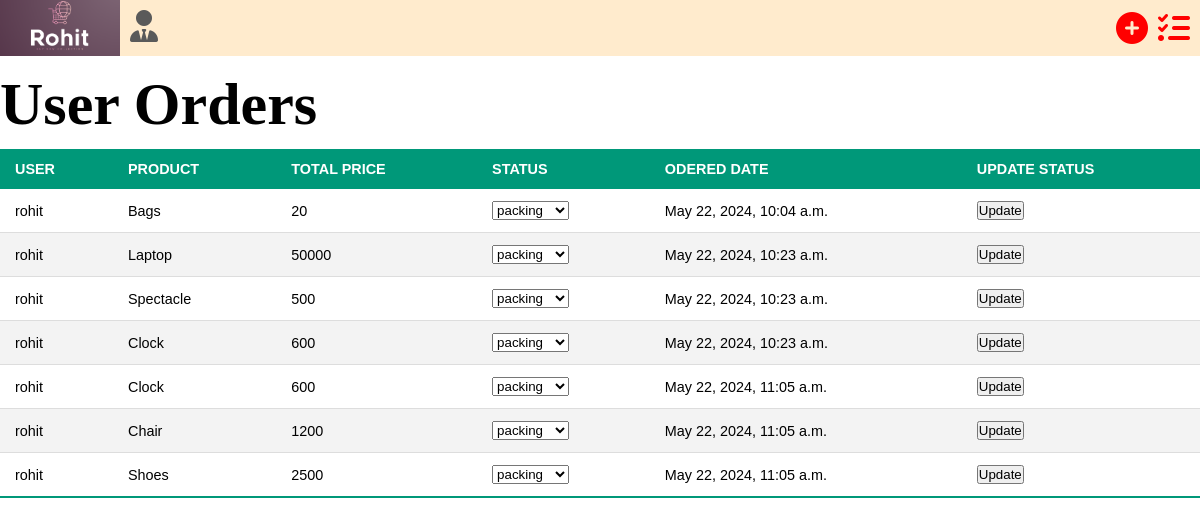
The page /admin_panal/orders/ (signed in) on the database its author committed.
### e_commerce_site/models.py (models this page shows)
class ordered(models.Model):
    user = models.ForeignKey(User, on_delete=models.CASCADE)
    product=models.ForeignKey(product_management,on_delete=models.CASCADE)
    total_price=models.IntegerField()
    choice=[
        ('cancel','cancel'),
        ('packing','packing'),
        ('shipping','shipping'),
        ('delivered','delivered')
    ]
    status=models.CharField(max_length=30,choices=choice)
    ordered = models.DateTimeField(auto_now_add=True)

class product_management(models.Model):
    name=models.CharField(max_length=50,null=False)
    description=models.CharField(max_length=500,null=False)
    price=models.IntegerField(null=False)
    quantity=models.IntegerField(null=False)
    image=models.ImageField(upload_to='image/',null=False)
    def __str__(self):
        return self.name

### e_commerce_site/views.py (the view, shortened to what this page needs)
# urls.py: path('admin_panal/orders/',admin_order.as_view(),name='admin_orders'),
class admin_order(View):
    def get(self,request):
        try:
            if not request.user.is_superuser or not request.user.is_staff:
                return redirect('login')
            obj = ordered.objects.all()
            return render(request,'admin_orders.html',{'data':obj})
        except Exception as e:
            return HttpResponse(e)

### templates/admin_orders.html (shortened to what this page needs)
<!DOCTYPE html>
<html lang="en">
<head>
<link rel="stylesheet" href="/static/css/admin_orders.css">
</head>
<body>
<header style="height:7vh;align-item:text-align:center;display:flex;align-items: center;overflow:hidden;">
        <div style="display:flex;">
           <a href="/home/"><img src="/static/images/logo.png"  width="120px"></a>
             <a href="/admin_panal/"><i style="font-size: 4vh;color:rgb(90, 90, 90);padding-left:10px;margin-top:23px;" class="fa-solid fa-user-tie"></i></a>
        </div>
        <div class="right_header">
            <div style="text-align: right;width:100%;"><a href="/create/"><i style="font-size: 4vh;color:red;margin-right:10px;" class="fa-solid fa-circle-plus"></i></a><a href="/admin_panal/orders/"><i style="font-size: 4vh;color:red;margin-right:10px;" class="fa-solid fa-list-check"></i></a></div>
        </div>
</header>
<h1>User Orders</h1>
<table class="styled-table">
    <thead>
        <tr>
            <th>USER </th>
            <th>PRODUCT</th>
            <th>TOTAL PRICE</th>
            <th>STATUS</th>
            <th>ODERED DATE</th>
            <th>UPDATE STATUS</th>
        </tr>
    </thead>
    <tbody>
    {% for i in data %}
    <form method="post">
        <tr>
            <td>{{ i.user }}</td>
            <td>{{ i.product }}</td>
            <td>{{ i.total_price }}</td>
            <td>
            {% if  i.status  == 'cancel' %}
                <select  name="status">
            <option value="cancel">cancel</option>
            <option value="packing">packing</option>
            <option value="shipping">shipping</option>
            <option value="delivered">delivered</option>
                </select>
                {% elif i.status  == 'packing' %}
                <select  name="status">
              <option value="packing">packing</option>
        </select>
            {% endif %}
            </td>
            <td>{{ i.ordered }}</td>
            <td><a><button type="submit">Update</button></a></td>
        </tr>
        </form>
       {% endfor %}
    </tbody>
</table>
</body>
</html>

### e_commerce_site/static/css/admin_orders.css (style rules this page uses)
* { padding:0; margin:0; }
.styled-table { width: 100%; border-collapse: collapse; margin: 10px 0; font-size: 0.9em; font-family: sans-serif; }
.styled-table thead tr { background-color: #009879; color: #ffffff; text-align: left; }
.styled-table th, .styled-table td { padding: 12px 15px; }
.styled-table tbody tr { border-bottom: 1px solid #dddddd; }
.styled-table tbody tr:nth-of-type(even) { background-color: #f3f3f3; }
.styled-table tbody tr:last-of-type { border-bottom: 2px solid #009879; }
header { background-color:#FFEBCD; display: flex; position: fixed; top: 0; z-index: 999; height: 10vh; width:100%; }
.right_header { text-align: right; width:100%; margin:0px; display:flex; }
h1 { margin-top:70px; font-size:60px; text-decoration:none; }

### rows shown on the page
ordered: user "rohit", product "Bags", total_price "20", ordered "May 22, 2024, 10:04 a.m."
ordered: user "rohit", product "Laptop", total_price "50000", ordered "May 22, 2024, 10:23 a.m."
ordered: user "rohit", product "Spectacle", total_price "500", ordered "May 22, 2024, 10:23 a.m."
ordered: user "rohit", product "Clock", total_price "600", ordered "May 22, 2024, 10:23 a.m."
ordered: user "rohit", product "Clock", total_price "600", ordered "May 22, 2024, 11:05 a.m."
ordered: user "rohit", product "Chair", total_price "1200", ordered "May 22, 2024, 11:05 a.m."
ordered: user "rohit", product "Shoes", total_price "2500", ordered "May 22, 2024, 11:05 a.m."
